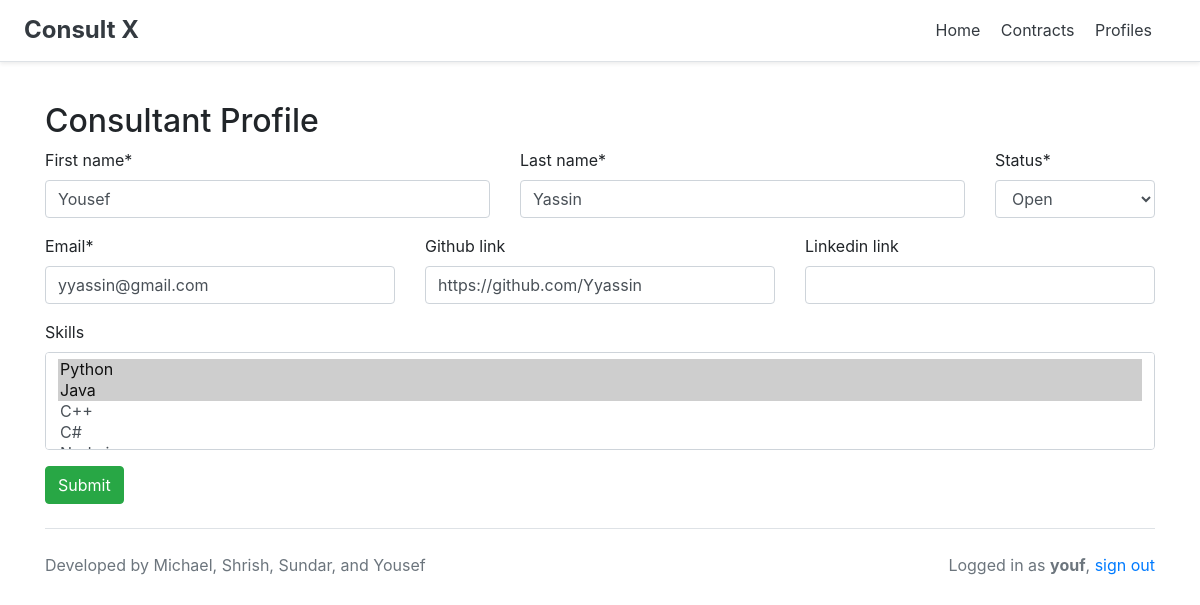
Page /profiles/edit_profile (signed in) on the earlier database version.
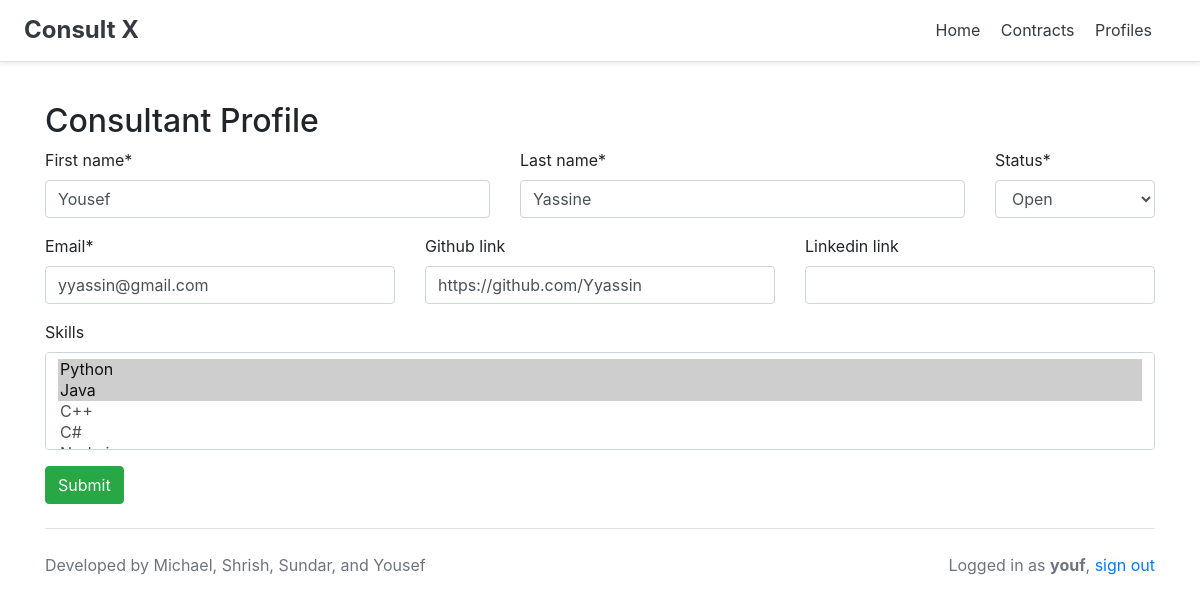
Same page on the later database version.
### profiles/models.py (models this page shows, shortened)
class Consultant(models.Model):
    user = models.OneToOneField(User, on_delete=models.CASCADE, null=True, blank=True)
    first_name = models.CharField(max_length=64)
    last_name = models.CharField(max_length=64)
    email = models.CharField(max_length=64)
    bio = models.TextField(blank=True)
    linkedin_link = models.CharField(max_length=128, blank=True)
    github_link = models.CharField(max_length=128, blank=True)
    status = models.CharField(max_length=64, choices=ch_status, default = "Open")
    skills = models.ManyToManyField(Skill, blank=True)

### profiles/views.py (the view)
def edit_profile(request):
    profile, ref = get_profile(request)
    if request.method == 'POST':
        form = prof_forms[ref](request.POST, instance=profile)
        if form.is_valid():
            form.save()
            return redirect('index')
    else:
        form = prof_forms[ref](instance=profile)
    return render(request, prof_forms_html[ref], {'form': form})

### profiles/forms.py
class ConsultantForm(forms.ModelForm):
    class Meta:
        model = Consultant
        exclude = ('user',)
        fields = "__all__"

### profiles/models.py (called while the page is built)
    def __str__(self):
        return self.name

### profiles/views.py (called while the page is built)
def get_profile(request):
    profile, ref, status = get_profile_status(request)
    return profile, ref

def get_profile_status(request):
    status = False
    for i in range(len(prof_type)):
        query = prof_type[i].objects.filter(user=request.user)
        if len(query) != 0:
            if query[0].first_name != "":
                status = True
            return query[0], i, status
    return None, 0, status

### profiles/templates/consultant_form.html (shortened to what this page needs)
{% extends 'base.html' %}
{% load crispy_forms_tags %}
{% block body %}
<h2>Consultant Profile</h2>
<form method="POST" class="needs-validation">
    <div class="row">
        <div class="col-5">
            {{ form.first_name|as_crispy_field }}
        </div>
        <div class="col-5">
            {{ form.last_name|as_crispy_field }}
        </div>
        <div class="col-2">
            {{ form.status|as_crispy_field }}
        </div>
    </div>
    <div class="row">
        <div class="col-4">
            {{ form.email|as_crispy_field }}
        </div>
        <div class="col-4">
            {{ form.github_link|as_crispy_field }}
        </div>
        <div class="col-4">
            {{ form.linkedin_link|as_crispy_field }}
        </div>
    </div>
    {{ form.skills|as_crispy_field }}
    <button type="submit" class="btn btn-success" name="button">Submit</button>
</form>
{% endblock %}

Differences in the rows shown:
changed Consultant "Yousef": last_name "Yassin" → "Yassine"
